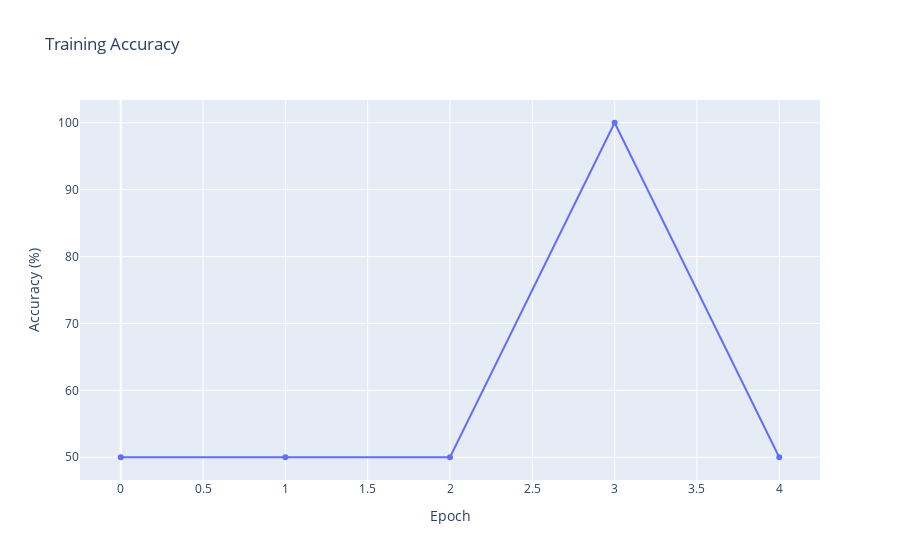

The cell this chart's notebook holds for it:
### Code cell
fig = go.Figure()
fig.add_trace(go.Scatter(y=100*(accuracy[:, 0]+accuracy[:, 1])/(accuracy[:, 0]+accuracy[:, 1]+accuracy[:, 2]+accuracy[:, 3]), mode='lines+markers'))
fig.update_layout(title='Training Accuracy', xaxis_title='Epoch', yaxis_title='Accuracy (%)')
fig.show()

### Figure 1 — Plotly figure (JSON) as saved in the notebook; plotly's stock layout.template omitted (floating-point values rounded to 4 significant figures)
{"data": [{"mode": "lines+markers", "type": "scatter", "y": [50, 50, 50, 100, 50]}], "layout": {"title": {"text": "Training Accuracy"}, "xaxis": {"title": {"text": "Epoch"}}, "yaxis": {"title": {"text": "Accuracy (%)"}}}}
